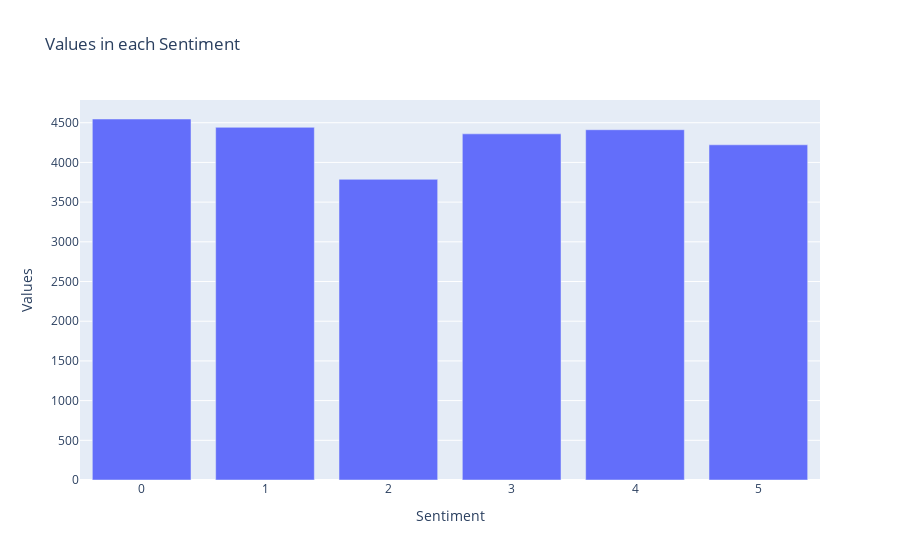

Write notebook code for a chart like this one.
### Code cell
fig = go.Figure([go.Bar(x=y.value_counts().index, y=y.value_counts().tolist())])
fig.update_layout(
    title="Values in each Sentiment",
    xaxis_title="Sentiment",
    yaxis_title="Values")
fig.show()

### Figure 1 — Plotly figure (JSON) as saved in the notebook; plotly's stock layout.template omitted (floating-point values rounded to 4 significant figures)
{"data": [{"type": "bar", "x": [0, 1, 4, 3, 5, 2], "y": [4547, 4442, 4412, 4360, 4222, 3787]}], "layout": {"title": {"text": "Values in each Sentiment"}, "xaxis": {"title": {"text": "Sentiment"}}, "yaxis": {"title": {"text": "Values"}}}}
